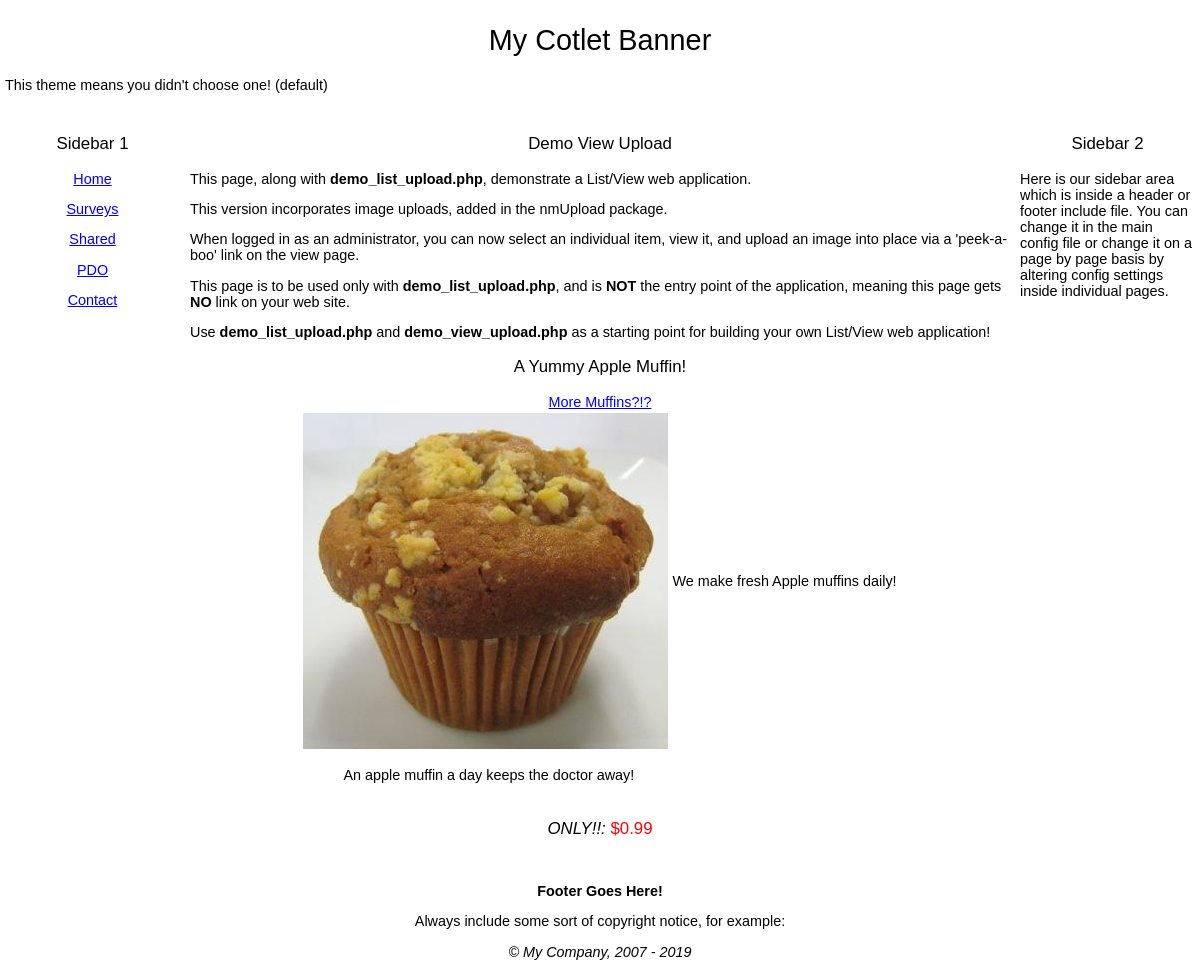
Screenshot of /demo-orig/demo_view_upload.php?id=1 with the database file from the repository.
### tables this page shows
create table test_Muffins
( MuffinID int unsigned not null auto_increment primary key,
MuffinName varchar(60),
Description text,
MetaDescription varchar(255),
MetaKeywords varchar(255),
Price decimal(5,2)
);

### demo-orig/demo_view_upload.php (the view, shortened to what this page needs)
<?php
require '../inc_0700/config_inc.php';
if(isset($_GET['id']) && (int)$_GET['id'] > 0){
	 $myID = (int)$_GET['id'];
}else{
	myRedirect(VIRTUAL_PATH . "demo/demo_list_upload.php");
}
$sql = "select MuffinName,Description,MetaDescription,MetaKeywords,Price from test_Muffins where MuffinID = " . $myID;
$foundRecord = FALSE;
$result = mysqli_query(IDB::conn(),$sql) or die(trigger_error(mysqli_error(IDB::conn()), E_USER_ERROR));
if(mysqli_num_rows($result) > 0)
{
	   $foundRecord = TRUE;
	   while ($row = mysqli_fetch_assoc($result))
	   {
			$MuffinName = dbOut($row['MuffinName']);
			$Description = dbOut($row['Description']);
			$Price = dbOut($row['Price']);
	   }
}
?>
<h3 align="center"><?=smartTitle();?></h3>
<p>This page, along with <b>demo_list_upload.php</b>, demonstrate a List/View web application.</p>
<p>This version incorporates image uploads, added in the nmUpload package.</p>
<p>When logged in as an administrator, you can now select an individual item, view it, and upload an image into place via a
'peek-a-boo' link on the view page.</p>
<p>This page is to be used only with <b>demo_list_upload.php</b>, and is <b>NOT</b> the entry point of the application, meaning this page gets <b>NO</b> link on your web site.</p>
<p>Use <b>demo_list_upload.php</b> and <b>demo_view_upload.php</b> as a starting point for building your own List/View web application!</p>
<?php
if($foundRecord)
{
?>
	<h3 align="center">A Yummy <?=$MuffinName;?> Muffin!</h3>
	<div align="center"><a href="<?=VIRTUAL_PATH;?>demo/demo_list_upload.php">More Muffins?!?</a></div>
	<table align="center">
		<tr>
			<td><img src="<?=VIRTUAL_PATH;?>upload/m<?php echo $myID; ?>.jpg" />
			</td>
			<td>We make fresh <?=$MuffinName;?> muffins daily!</td>
		</tr>
		<tr>
			<td colspan="2">
				<blockquote><?=$Description;?></blockquote>
			</td>
		</tr>
		<tr>
			<td align="center" colspan="2">
				<h3><i>ONLY!!:</i> <font color="red">$<?=number_format($Price,2);?></font></h3>
			</td>
		</tr>
	</table>
<?
}else{
    echo '<div align="center">What! No such muffin? There must be a mistake!!</div>';
    echo '<div align="center"><a href="' . VIRTUAL_PATH . 'demo/demo_list_upload.php">Another Muffin?</a></div>';
}
?>

### wn19/include/default_style.css (style rules this page uses)
body { font-size: .9em; font-family: Verdana, Geneva, Arial, Helvetica, sans-serif; padding:0; margin:0; background-color:#FFFFFF; }
td { font-family: Verdana, Geneva, Arial, Helvetica, sans-serif; }
h1, h2, h3, h4, h5, h6 { font-weight: normal; }
a { font-family:Verdana, Arial, Helvetica, sans-serif; }
a:link { color: #00f; }

### rows the page displays
test_muffins: MuffinName "Apple", Description "An apple muffin a day keeps the doctor away!", Price "0.99"

### other values shown
$config->banner "My Cotlet Banner"
$aText[0] "Home"
$aText[0] "Surveys"
$aText[0] "Shared"
$aText[0] "PDO"
$aText[0] "Contact"
smartTitle() "Demo View Upload"
